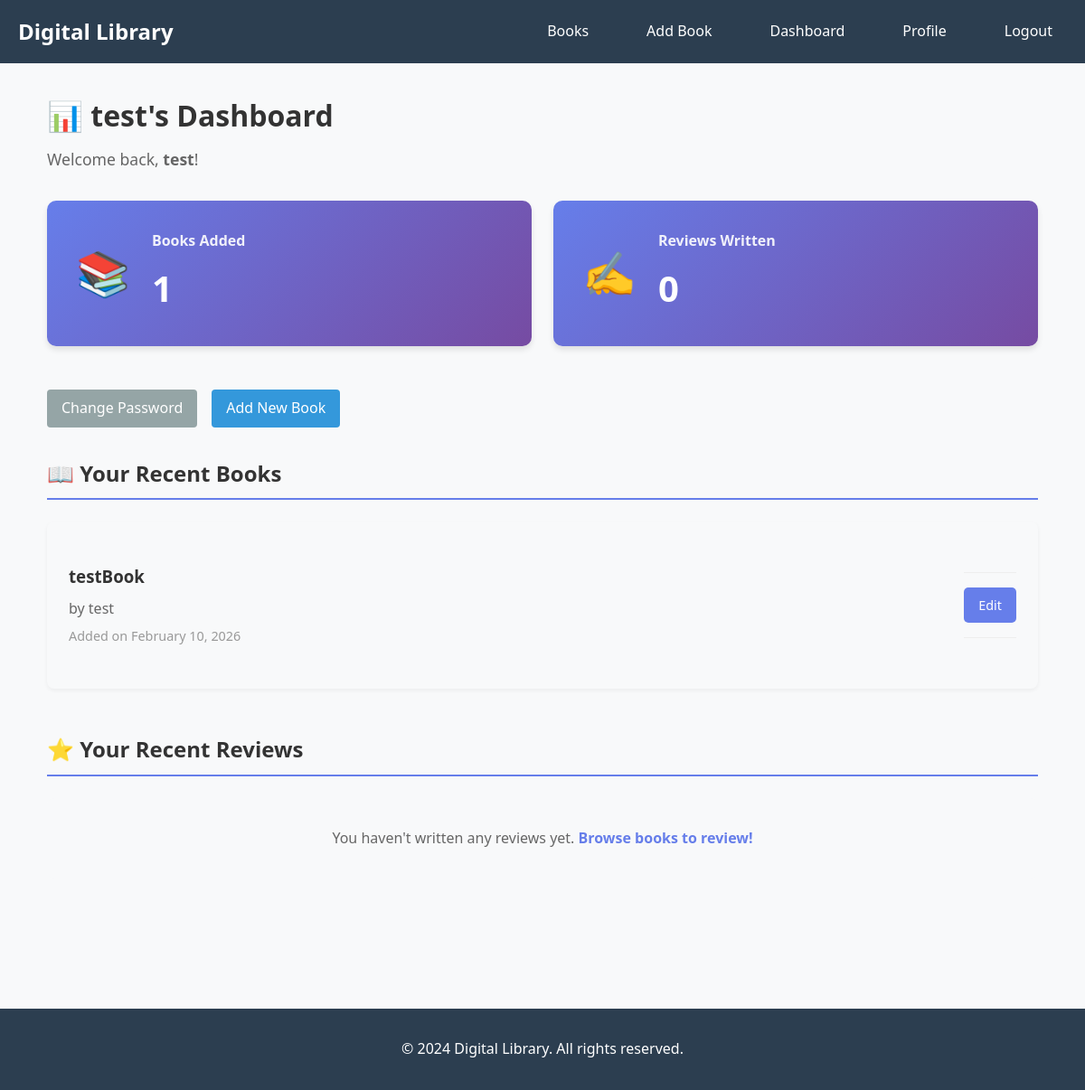
Page /user/dashboard (signed in) on the earlier database version.
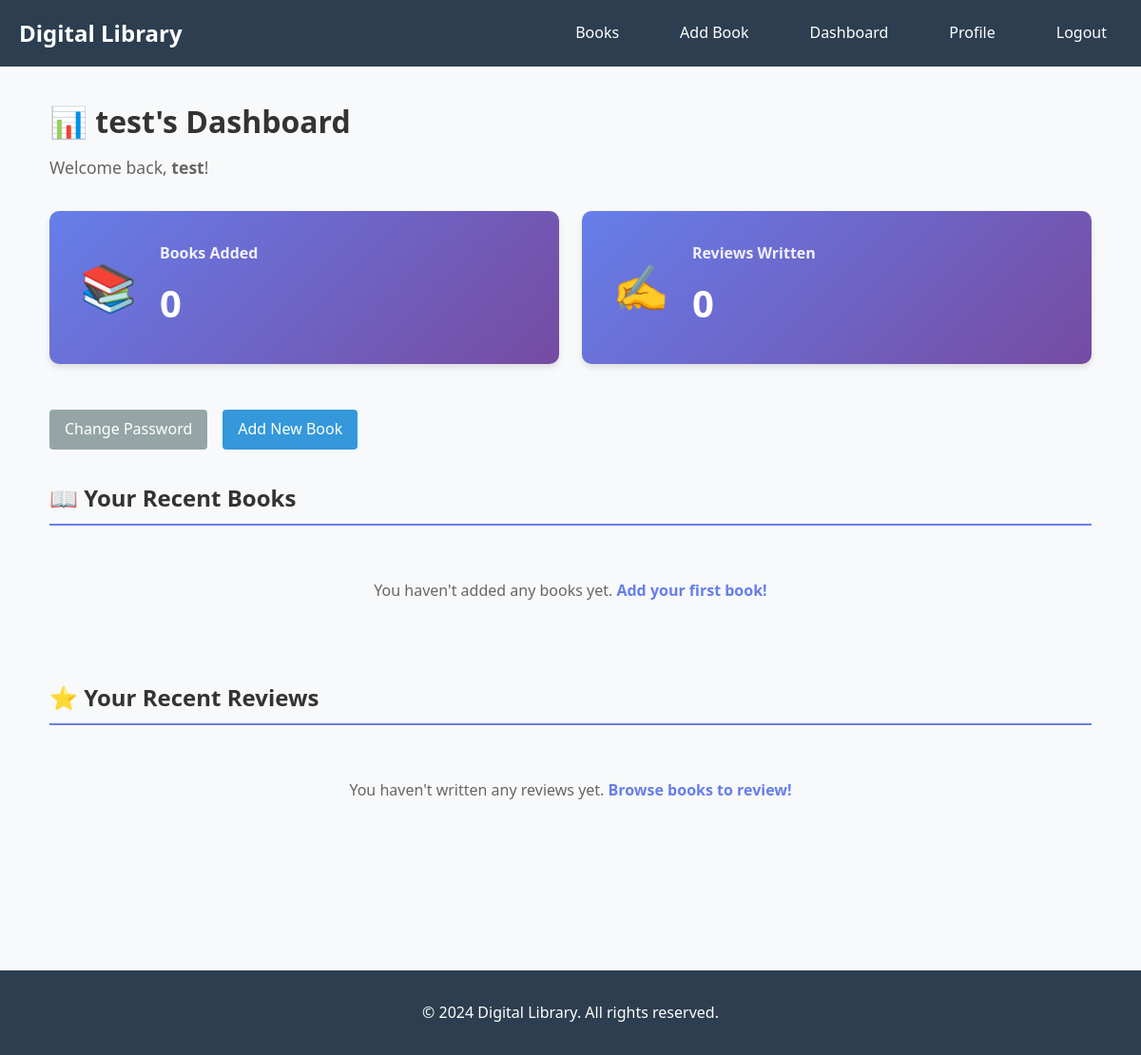
Same page on the later database version.
### models.py (models this page shows)
class Book(db.Model):
    id = db.Column(db.Integer, primary_key=True)
    title = db.Column(db.String(200), nullable=False)
    author = db.Column(db.String(150), nullable=False)
    isbn = db.Column(db.String(13), unique=True)
    description = db.Column(db.Text)
    published_date = db.Column(db.Date)
    cover_image = db.Column(db.String(300))
    created_at = db.Column(db.DateTime, default=datetime.utcnow)
    submitted_by = db.Column(db.Integer, db.ForeignKey('user.id'), nullable=False)
    reviews = db.relationship('Review', backref='book', lazy=True, cascade='all, delete-orphan')
    submitter = db.relationship('User', backref='books_submitted', lazy=True)

### routes/auth_routes.py (the view)
@auth_bp.route("/user/dashboard")
@login_required
def dashboard():
    total_books_added = Book.query.filter_by(submitted_by=current_user.id).count()
    total_reviews_written = Review.query.filter_by(user_id=current_user.id).count()
    recent_books = Book.query.filter_by(submitted_by=current_user.id).order_by(Book.created_at.desc()).limit(5).all()
    recent_reviews = Review.query.filter_by(user_id=current_user.id).options(joinedload(Review.book)).order_by(Review.created_at.desc()).limit(5).all()
    return render_template("dashboard.html",
                         user=current_user,
                         total_books_added=total_books_added,
                         total_reviews_written=total_reviews_written,
                         recent_books=recent_books,
                         recent_reviews=recent_reviews)

### app.py (called while the page is built)
@login_manager.user_loader
def load_user(user_id):
    return User.query.get(int(user_id))

### models.py (called while the page is built)
    def is_admin(self):
        return self.role == 'admin'

### templates/dashboard.html (shortened to what this page needs)
{% extends "base.html" %}
{% block content %}
<div class="dashboard">
    <h1>📊 {{ user.username }}'s Dashboard</h1>
    <p class="welcome-message">Welcome back, <strong>{{ user.username }}</strong>!</p>
    <div class="stats-container">
        <div class="stat-card">
            <div class="stat-icon">📚</div>
            <div class="stat-content">
                <h3>Books Added</h3>
                <p class="stat-number">{{ total_books_added }}</p>
            </div>
        </div>
        <div class="stat-card">
            <div class="stat-icon">✍️</div>
            <div class="stat-content">
                <h3>Reviews Written</h3>
                <p class="stat-number">{{ total_reviews_written }}</p>
            </div>
        </div>
    </div>
    <div class="dashboard-actions">
        <a href="{{ url_for('auth.change_password') }}" class="btn btn-secondary">Change Password</a>
        <a href="{{ url_for('book.add_book') }}" class="btn btn-primary">Add New Book</a>
    </div>
    <div class="dashboard-section">
        <h2>📖 Your Recent Books</h2>
        {% if recent_books %}
            <div class="books-list">
                {% for book in recent_books %}
                <div class="book-item">
                    <div class="book-info">
                        <h3><a href="{{ url_for('book.user_book_detail', book_id=book.id) }}">{{ book.title }}</a></h3>
                        <p class="book-author">by {{ book.author }}</p>
                        <small class="book-date">Added on {{ book.created_at.strftime('%B %d, %Y') }}</small>
                    </div>
                    <div class="book-actions">
                        <a href="{{ url_for('book.edit_book', book_id=book.id) }}" class="btn btn-small">Edit</a>
                    </div>
                </div>
                {% endfor %}
            </div>
        {% else %}
            <p class="empty-message">You haven't added any books yet. <a href="{{ url_for('book.add_book') }}">Add your first book!</a></p>
        {% endif %}
    </div>
    <div class="dashboard-section">
        <h2>⭐ Your Recent Reviews</h2>
        {% if recent_reviews %}
            <div class="reviews-list">
                {% for review in recent_reviews %}
                <div class="review-item">
                    <div class="review-header">
                        <h3><a href="{{ url_for('book.user_book_detail', book_id=review.book.id) }}">{{ review.book.title }}</a></h3>
                        <div class="rating">
                            {% for i in range(5) %}
                                {% if i < review.rating %}
                                    ⭐
                                {% else %}
                                    ☆
                                {% endif %}
                            {% endfor %}
                        </div>
                    </div>
                    <p class="review-comment">{{ review.comment[:100] }}{% if review.comment|length > 100 %}...{% endif %}</p>
                    <small class="review-date">{{ review.created_at.strftime('%B %d, %Y') }}</small>
                </div>
                {% endfor %}
            </div>
        {% else %}
            <p class="empty-message">You haven't written any reviews yet. <a href="{{ url_for('book.user_books') }}">Browse books to review!</a></p>
        {% endif %}
    </div>
</div>
{% endblock %}

Differences in the rows shown:
removed Book: title "testBook", author "test", created_at "February 10, 2026"
Other differences:
{{ total_books_added }}: "1" → "0"
text now shown: "You haven't added any books yet. Add your first book!"
